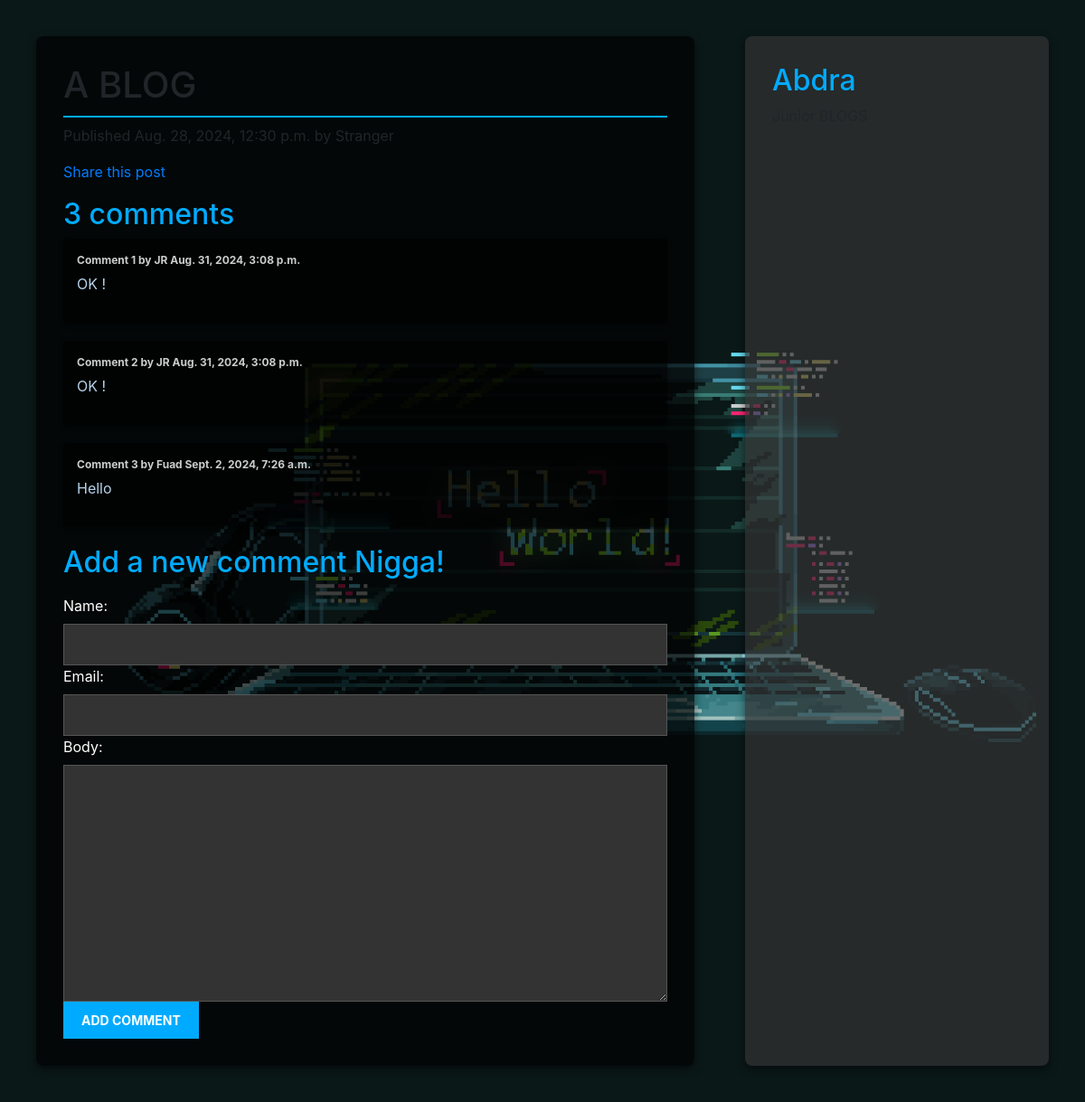
The page /2024/8/28/a-blog/ on the database its author committed.
### blog/models.py (models this page shows, shortened)
class Post(models.Model):
    objects = models.Manager()
    published = PublishedManager()
    class Status(models.TextChoices):
       DRAFT = "DF", "Draft"
       PUBLISHED = "PB", "Published"
    title = models.CharField(max_length=250)
    slug = models.CharField(max_length=250,
                            unique_for_date='publish')
    body = models.TextField()
    publish = models.DateTimeField(default=timezone.now)
    created = models.DateTimeField(auto_now_add=True)
    updated = models.DateTimeField(auto_now=True)
    status = models.CharField(max_length=2,
                             choices=Status.choices,
                             default=Status.DRAFT)
    author = models.ForeignKey(User,
                               on_delete=models.CASCADE,
                               related_name='blog_posts')
    class Meta:
     ordering = ['-publish']
     indexes =[
        models.Index(fields=['-publish']),
    ]

class Comment(models.Model):
   post = models.ForeignKey(Post,
                            on_delete=models.CASCADE,
                            related_name='comments')
   name = models.CharField(max_length=80)
   email = models.EmailField()
   body = models.TextField()
   created = models.DateTimeField(auto_now_add=True)
   updated = models.DateTimeField(auto_now=True)
   active = models.BooleanField(default=True)

### blog/views.py (the view)
def post_detail(request, year, month, day, post):
    post = get_object_or_404(Post,
                             status=Post.Status.PUBLISHED,
                             slug=post,
                             publish__year=year,
                             publish__month=month,
                             publish__day=day)
    comments = post.comments.filter(active=True)
    form = CommentForm()
    return render(request,
            'blog/post/detail.html',
            {'post': post,
             'comments' : comments,
             'form' : form})

### blog/forms.py
class CommentForm(forms.ModelForm):
    class Meta:
        model = Comment
        fields = ['name', 'email', 'body']

### blog/templates/blog/post/detail.html (shortened to what this page needs)
{% extends "blog/base.html" %}
{%block content %}
  <h1>
  {{ post.title }}
  </h1>
<div class="post-content">
    Published {{ post.publish }} by {{ post.author }}
</div>
<p>
  <a href="{% url "blog:post_share" post.id %}">
    Share this post
  </a>
</p>
{% with comments.count as total_comments %}
<h2>
  {{ total_comments }} comment{{ total_comments|pluralize }}
</h2>
{% endwith %}
{% for comment in comments %}
<div style="color: rgb(183, 211, 234);">
 <div class="comment">
 <p class="info">
  Comment {{ forloop.counter }} by {{ comment.name }}
    {{ comment.created }}</p>
    {{ comment.body|linebreaks }}
 </div>
 </div>
 {% empty %}
 <p>There are no comments.</p>
 {% endfor %}
 {% include "blog/post/includes/comment_form.html" %}
{% endblock %}

### blog/static/blog/css/style.css (style rules this page uses)
a { color: #00abff; text-decoration: none; }
h1 { font-weight: normal; border-bottom: 2px solid #00abff; padding: 0 0 10px 0; }
h2 { font-weight: normal; margin: 30px 0 0; color: #00abff; }
label { float: left; clear: both; color: #ffffff; margin-bottom: 4px; }
input, textarea { clear: both; float: left; margin: 0 0 10px; background: #333333; border: 1px solid #555555; color: #9d0e0e; padding: 10px; font-size: 14px; width: 100%; }
.comment { padding: 15px; background: rgba(0, 0, 0, 0.6); border-radius: 5px; margin-bottom: 20px; box-shadow: 0 2px 5px rgba(0, 0, 0, 0.4); }
.comment .info { font-weight: bold; font-size: 12px; color: #cccccc; margin-bottom: 5px; }

### rows shown on the page
Post: title "A BLOG", publish "Aug. 28, 2024, 12:30 p.m.", author "Stranger"
Comment: name "JR", created "Aug. 31, 2024, 3:08 p.m.", body "OK !"
Comment: name "JR", created "Aug. 31, 2024, 3:08 p.m.", body "OK !"
Comment: name "Fuad", created "Sept. 2, 2024, 7:26 a.m.", body "Hello"

### other values the page prints
{{ total_comments }} "3"
